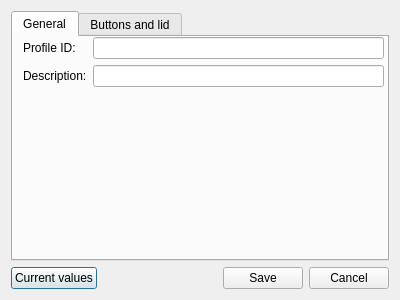
<?xml version="1.0" encoding="UTF-8"?>
<ui version="4.0">
 <class>ProfileEditDialog</class>
 <widget class="QDialog" name="ProfileEditDialog">
  <property name="geometry">
   <rect>
    <x>0</x>
    <y>0</y>
    <width>400</width>
    <height>300</height>
   </rect>
  </property>
  <property name="windowTitle">
   <string>Dialog</string>
  </property>
  <layout class="QVBoxLayout" name="verticalLayout">
   <item>
    <widget class="QTabWidget" name="tabWidget">
     <property name="currentIndex">
      <number>0</number>
     </property>
     <widget class="QWidget" name="tab">
      <attribute name="title">
       <string>General</string>
      </attribute>
      <widget class="WidgetBacklight" name="backlight" native="true">
       <property name="geometry">
        <rect>
         <x>20</x>
         <y>90</y>
         <width>281</width>
         <height>31</height>
        </rect>
       </property>
      </widget>
      <widget class="QWidget" name="layoutWidget">
       <property name="geometry">
        <rect>
         <x>10</x>
         <y>0</y>
         <width>361</width>
         <height>58</height>
        </rect>
       </property>
       <layout class="QFormLayout" name="formLayout">
        <item row="0" column="0">
         <widget class="QLabel" name="label">
          <property name="text">
           <string>Profile ID:</string>
          </property>
         </widget>
        </item>
        <item row="0" column="1">
         <widget class="QLineEdit" name="idLE"/>
        </item>
        <item row="1" column="0">
         <widget class="QLabel" name="label_2">
          <property name="text">
           <string>Description:</string>
          </property>
         </widget>
        </item>
        <item row="1" column="1">
         <widget class="QLineEdit" name="descriptionLE"/>
        </item>
       </layout>
      </widget>
     </widget>
     <widget class="QWidget" name="tab_2">
      <attribute name="title">
       <string>Buttons and lid</string>
      </attribute>
      <layout class="QVBoxLayout" name="verticalLayout_2">
       <item>
        <widget class="WidgetBtnSettings" name="buttonsWidget" native="true"/>
       </item>
      </layout>
     </widget>
    </widget>
   </item>
   <item>
    <layout class="QHBoxLayout" name="horizontalLayout">
     <item>
      <widget class="QPushButton" name="currValuesBtn">
       <property name="text">
        <string>Current values</string>
       </property>
      </widget>
     </item>
     <item>
      <spacer name="horizontalSpacer">
       <property name="orientation">
        <enum>Qt::Horizontal</enum>
       </property>
       <property name="sizeHint" stdset="0">
        <size>
         <width>40</width>
         <height>20</height>
        </size>
       </property>
      </spacer>
     </item>
     <item>
      <widget class="QPushButton" name="saveBtn">
       <property name="text">
        <string>Save</string>
       </property>
      </widget>
     </item>
     <item>
      <widget class="QPushButton" name="pushButton_3">
       <property name="text">
        <string>Cancel</string>
       </property>
      </widget>
     </item>
    </layout>
   </item>
  </layout>
 </widget>
 <customwidgets>
  <customwidget>
   <class>WidgetBacklight</class>
   <extends>QWidget</extends>
   <header location="global">widgets/widgetbacklight.h</header>
   <container>1</container>
  </customwidget>
  <customwidget>
   <class>WidgetBtnSettings</class>
   <extends>QWidget</extends>
   <header location="global">widgets/widgetbtnsettings.h</header>
   <container>1</container>
  </customwidget>
 </customwidgets>
 <resources/>
 <connections>
  <connection>
   <sender>pushButton_3</sender>
   <signal>clicked()</signal>
   <receiver>ProfileEditDialog</receiver>
   <slot>reject()</slot>
   <hints>
    <hint type="sourcelabel">
     <x>347</x>
     <y>278</y>
    </hint>
    <hint type="destinationlabel">
     <x>392</x>
     <y>273</y>
    </hint>
   </hints>
  </connection>
 </connections>
</ui>
